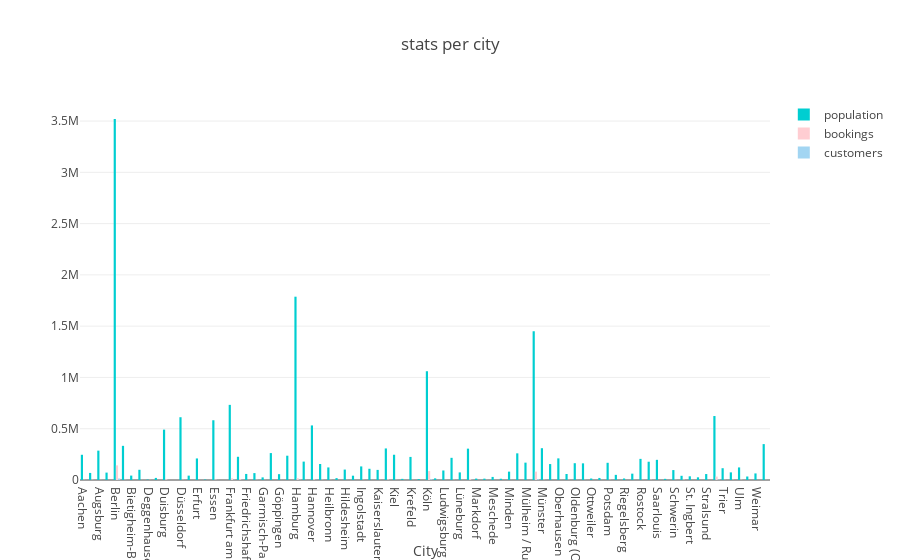

Here is the notebook cell this chart was saved with:
### Code cell
#plotting for each city
trace_population = go.Bar(x=per_city.CITY_RENTAL_ZONE,
                y=per_city.POPULATION,
                name='population',
                marker=dict(color='#00CED1'))

trace_bookings = go.Bar(x=per_city.CITY_RENTAL_ZONE,
                  y=per_city.BOOKING_HAL_ID,
                  name='bookings',
                  marker=dict(color='#ffcdd2'))

trace_customers = go.Bar(x=per_city.CITY_RENTAL_ZONE,
                y=per_city.CUSTOMER_HAL_ID,
                name='customers',
                marker=dict(color='#A2D5F2'))

layout = go.Layout(title="stats per city",
                xaxis=dict(title='City')
                )
fig = go.Figure(data=[trace_population, trace_bookings, trace_customers], layout=layout)
py.iplot(fig, filename="overall per city plot")

### Figure 1 — Plotly figure (JSON) as saved in the notebook; plotly's stock layout.template omitted (floating-point values rounded to 4 significant figures)
{"data": [{"marker": {"color": "#00CED1"}, "name": "population", "type": "bar", "x": ["Aachen", "Aschaffenburg", "Augsburg", "Bayreuth", "Berlin", "Bielefeld", "Bietigheim-Bissingen", "Cottbus", "Deggenhausertal", "Dillingen", "Duisburg", "Dübbekold", "Düsseldorf", "Eisenach", "Erfurt", "Eriskirch", "Essen", "Flugh. Berlin", "Frankfurt am Main", "Freiburg", "Friedrichshafen", "Fulda", "Garmisch-Partenkirchen", "Gelsenkirchen", "Göppingen", "Halle", "Hamburg", "Hamm", "Hannover", "Heidelberg", "Heilbronn", "Heusweiler", "Hildesheim", "Homburg / Saar", "Ingolstadt", "Jena", "Kaiserslautern", "Karlsruhe", "Kiel", "Kleinblittersdorf", "Krefeld", "Kressbronn am Bodensee", "Köln", "Losheim am See", "Ludwigsburg", "Lübeck", "Lüneburg", "Mannheim", "Markdorf", "Meckenbeuren", "Meschede", "Mettlach", "Minden", "Mönchengladbach", "Mülheim / Ruhr", "München", "Münster", "Neuss", "Oberhausen", "Offenburg", "Oldenburg (Oldb)", "Osnabrück", "Ottweiler", "Panketal", "Potsdam", "Ravensburg", "Riegelsberg", "Rosenheim", "Rostock", "Saarbrücken", "Saarlouis", "Salem", "Schwerin", "Siegburg", "St. Ingbert", "St. Wendel", "Stralsund", "Stuttgart", "Trier", "Troisdorf", "Ulm", "Viernheim", "Weimar", "Wuppertal"], "y": [245885, 68986, 286374, 72148, 3520031, 333090, 43068, 99687, 4243, 20385, 491231, 56, 612178, 42588, 210118, 4815, 582624, 120, 732688, 226393, 59108, 67253, 25581, 262528, 56904, 236991, 1787408, 179397, 532163, 156267, 122567, 18201, 101667, 42040, 132438, 109527, 98520, 307755, 246306, 11053, 225144, 8487, 1060582, 16023, 92973, 216253, 74072, 305780, 13811, 13265, 30081, 12209, 81637, 259996, 169278, 1450381, 310039, 155414, 210934, 58465, 163830, 162403, 14571, 20131, 167745, 50095, 14763, 61844, 206011, 178151, 196609, 11265, 96800, 41034, 36069, 26106, 58041, 623738, 114914, 74400, 122636, 34100, 64131, 350046]}, {"marker": {"color": "#ffcdd2"}, "name": "bookings", "type": "bar", "x": ["Aachen", "Aschaffenburg", "Augsburg", "Bayreuth", "Berlin", "Bielefeld", "Bietigheim-Bissingen", "Cottbus", "Deggenhausertal", "Dillingen", "Duisburg", "Dübbekold", "Düsseldorf", "Eisenach", "Erfurt", "Eriskirch", "Essen", "Flugh. Berlin", "Frankfurt am Main", "Freiburg", "Friedrichshafen", "Fulda", "Garmisch-Partenkirchen", "Gelsenkirchen", "Göppingen", "Halle", "Hamburg", "Hamm", "Hannover", "Heidelberg", "Heilbronn", "Heusweiler", "Hildesheim", "Homburg / Saar", "Ingolstadt", "Jena", "Kaiserslautern", "Karlsruhe", "Kiel", "Kleinblittersdorf", "Krefeld", "Kressbronn am Bodensee", "Köln", "Losheim am See", "Ludwigsburg", "Lübeck", "Lüneburg", "Mannheim", "Markdorf", "Meckenbeuren", "Meschede", "Mettlach", "Minden", "Mönchengladbach", "Mülheim / Ruhr", "München", "Münster", "Neuss", "Oberhausen", "Offenburg", "Oldenburg (Oldb)", "Osnabrück", "Ottweiler", "Panketal", "Potsdam", "Ravensburg", "Riegelsberg", "Rosenheim", "Rostock", "Saarbrücken", "Saarlouis", "Salem", "Schwerin", "Siegburg", "St. Ingbert", "St. Wendel", "Stralsund", "Stuttgart", "Trier", "Troisdorf", "Ulm", "Viernheim", "Weimar", "Wuppertal"], "y": [2110, 2877, 1694, 130, 142583, 2191, 497, 601, 894, 6, 7228, 56, 2532, 268, 462, 34, 4622, 120, 15708, 8333, 1555, 2616, 893, 28, 415, 44, 17395, 1128, 7396, 2808, 1876, 3, 645, 236, 2212, 418, 1034, 6019, 2079, 3, 892, 71, 87147, 37, 940, 1922, 350, 8997, 72, 926, 189, 5, 718, 361, 464, 81568, 2801, 279, 782, 2159, 788, 1514, 8, 463, 2729, 497, 7, 595, 1221, 2818, 23, 193, 1837, 4200, 95, 6, 766, 33258, 1652, 2532, 3436, 1, 338, 1207]}, {"marker": {"color": "#A2D5F2"}, "name": "customers", "type": "bar", "x": ["Aachen", "Aschaffenburg", "Augsburg", "Bayreuth", "Berlin", "Bielefeld", "Bietigheim-Bissingen", "Cottbus", "Deggenhausertal", "Dillingen", "Duisburg", "Dübbekold", "Düsseldorf", "Eisenach", "Erfurt", "Eriskirch", "Essen", "Flugh. Berlin", "Frankfurt am Main", "Freiburg", "Friedrichshafen", "Fulda", "Garmisch-Partenkirchen", "Gelsenkirchen", "Göppingen", "Halle", "Hamburg", "Hamm", "Hannover", "Heidelberg", "Heilbronn", "Heusweiler", "Hildesheim", "Homburg / Saar", "Ingolstadt", "Jena", "Kaiserslautern", "Karlsruhe", "Kiel", "Kleinblittersdorf", "Krefeld", "Kressbronn am Bodensee", "Köln", "Losheim am See", "Ludwigsburg", "Lübeck", "Lüneburg", "Mannheim", "Markdorf", "Meckenbeuren", "Meschede", "Mettlach", "Minden", "Mönchengladbach", "Mülheim / Ruhr", "München", "Münster", "Neuss", "Oberhausen", "Offenburg", "Oldenburg (Oldb)", "Osnabrück", "Ottweiler", "Panketal", "Potsdam", "Ravensburg", "Riegelsberg", "Rosenheim", "Rostock", "Saarbrücken", "Saarlouis", "Salem", "Schwerin", "Siegburg", "St. Ingbert", "St. Wendel", "Stralsund", "Stuttgart", "Trier", "Troisdorf", "Ulm", "Viernheim", "Weimar", "Wuppertal"], "y": [567, 489, 399, 70, 14560, 719, 106, 117, 5, 6, 1047, 1, 837, 107, 204, 6, 1035, 70, 3673, 1799, 242, 595, 229, 16, 81, 17, 3710, 314, 2040, 674, 305, 3, 201, 44, 502, 181, 246, 1421, 665, 2, 186, 21, 7463, 2, 146, 513, 158, 1985, 11, 39, 24, 5, 171, 93, 119, 7923, 777, 85, 254, 483, 256, 435, 3, 28, 540, 120, 4, 230, 388, 504, 14, 35, 313, 709, 13, 6, 340, 4577, 275, 214, 803, 1, 136, 431]}], "layout": {"title": "stats per city", "xaxis": {"title": "City"}}}
